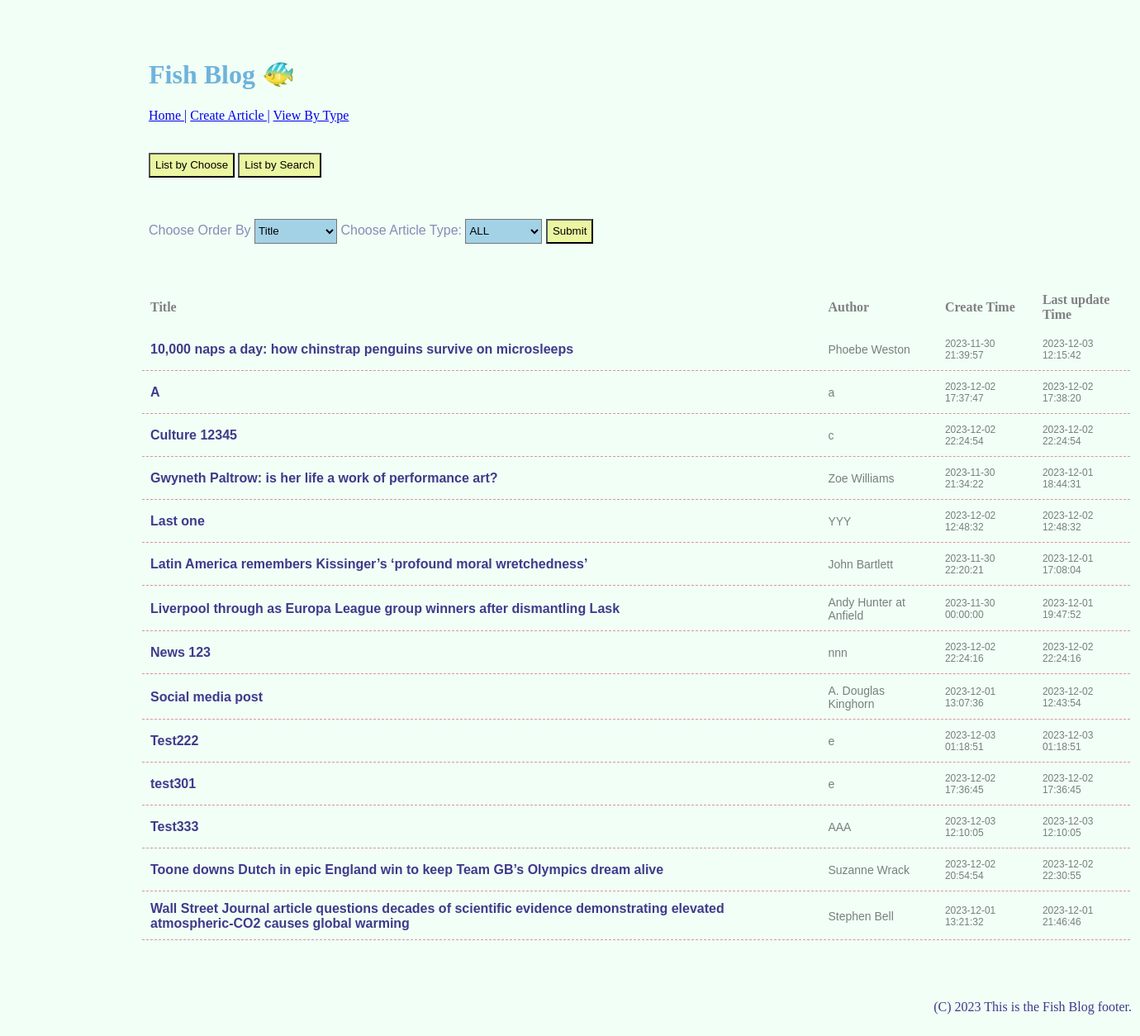
The app's page /home.php with its own data.
### tables this page shows
CREATE TABLE `article` (
  `id` int(11) NOT NULL,
  `title` varchar(2000) NOT NULL,
  `author` varchar(1000) NOT NULL,
  `content` text NOT NULL,
  `createTime` datetime DEFAULT current_timestamp(),
  `updateTime` datetime DEFAULT current_timestamp(),
  `type` varchar(100) NOT NULL
);

### home.php (the view, shortened to what this page needs)
<?php
$conn = new mysqli("localhost", "root", "", "blog");
$mode = 'chooseSubmit';
?>
<!DOCTYPE html>
<html lang="en">
<head>
    <link rel="stylesheet" href="blog.css" type="text/css">
</head>
<body>
    <div id="navigation">
        <menu id="mainmenu">
            <h1 class="home">Fish Blog 🐠</h1>
            <p id="menuicon">
                <a href="home.php">Home |</a>
                <a href="create.php">Create Article |</a>
                <a href="type.php">View By Type</a>
            </p>
        </menu>
    </div>
    <div id="middlebar">
        <div id="middlebarTop" class="orderButton">
        <a href="?mode=chooseSubmit"><button id="submitChoose" class="modeButton" >List by Choose</button></a>
        <a href="?mode=searchSubmit"><button id="submitSearch" class="modeButton" >List by Search</button></a>
        </div>
        <div id="middlebarCenter">
            <?php
            if ($mode == 'chooseSubmit') {
                $order = 'title';
                $type = 'all';
                ?>
                <form method="get" class="chooseForm">
                    <span class="orderborder" id="chooseOrder">
                        Choose Order By
                        <select id="chooseOrder" class="orderSelector" name="chooseArticleOrder">
                            <?php
                            $orderOptions = [
                                'title' => 'Title',
                                'author' => 'Author',
                                'createTime' => 'Create time',
                                'updateTime' => 'Last updated',
                            ];
                            foreach ($orderOptions as $value => $valueText) {
                                ?>
                                <option value="<?= $value ?>" <?php if ($order == $value) {
                                      echo 'selected';
                                  } ?>>
                                    <?= $valueText ?>
                                </option>
                                <?php
                            }
                            ?>
                        </select>
                    </span>
                    <span class="typeborder" id="chooseType">
                        Choose Article Type:
                        <select id="chooseType" class="typeSelector" name="chooseArticleType">
                            <?php
                            $typeOptions = [
                                'all' => "ALL",
                                'news' => 'NEWS',
                                'culture' => 'CULTURE',
                                'sport' => 'SPORT',
                                'lifestyle' => 'LIFESTYLE',
                            ];
                            foreach ($typeOptions as $value => $valueText) {
                                ?>
                                <option value="<?= $value ?>" <?php if ($type == $value) {
                                      echo 'selected';
                                  } ?>>
                                    <?= $valueText ?>
                                </option>
                                <?php
                            }
                            ?>
                        </select>
                    </span>
                    <input type="submit" value="Submit" class="inputButton" />
                </form>
                <?php
                if ($order == 'updateTime' && $type == 'all') {
                    $query = $conn->prepare("SELECT * FROM article ORDER BY updateTime DESC;");
                } elseif ($order == 'updateTime' && $type != 'all') {
                    $query = $conn->prepare("SELECT * FROM article WHERE type=? ORDER BY updateTime DESC ;");
                    $query->bind_param("s", $type);
                } elseif ($order != 'updateTime' && $type == 'all') {
                    $query = $conn->prepare("SELECT * FROM article ORDER BY $order ;");
                } elseif ($order != 'updateTime' && $type != 'all') {
                    $query = $conn->prepare("SELECT * FROM article WHERE type=? ORDER BY $order ;");
                    $query->bind_param("s", $type);
                }
                $query->execute();
                $result = $query->get_result(); ?>
                <table class="article-list">
                    <tr class="tablehead">
                        <th>Title</th>
                        <th>Author</th>
                        <th>Create Time</th>
                        <th>Last update Time</th>
                    </tr>
                    <?php
                    foreach ($result as $row) {
                        ?>
                        <tr class="article-title" data-id="<?php echo $row['id'] ?>">
                            <td class="tdtitle">
                                <?php echo $row['title'] ?>
                            </td>
                            <td class="tdauthor">
                                <?php echo $row['author'] ?>
                            </td>
                            <td class="tdtime">
                                <?php echo $row['createTime'] ?>
                            </td>
                            <td class="tdtime">
                                <?php echo $row['updateTime'] ?>
                            </td>
                        </tr>
                        <?php
                    } ?>
                </table>
                <?php
            } ?>
        </div>
    </div>
    <div id="footer">
        (C) 2023 This is the Fish Blog footer.
    </div>
</body>
</html>

### blog.css (style rules this page uses)
body { display: grid; grid-template-areas: "navigation" "middlebar" "middlebottom" "middlebottom2" "footer"; background-color:rgba(127, 255, 170, 0.1); margin:50px 150px 50px 150px; }
#navigation { grid-area: navigation; margin-left: -10px; }
#middlebar { grid-area: middlebar; margin-left:20px; }
h1.home { color:rgba(87, 166, 215, 0.85); }
.article-title, .multiple-list { text-align: left; }
input { height:20px; }
button { height:30px; background-color: rgba(230, 241, 106, 0.6); }
table { margin-top: 10px; width:1200px; }
th { padding-left: 10px; text-align: left; color:gray; }
td { padding:10px; border-bottom: 1px dashed #e09696; }
td.tdtitle { color:rgba(33, 24, 120, 0.85); font-weight: bold; font-size: 16px; font-family: 'Calibri', 'Helvetica', sans-serif; }
td.tdauthor { color:rgba(0, 0, 0, 0.5); font-size: 14px; font-family: 'Helvetica', sans-serif; }
td.tdtime { color:rgba(0, 0, 0, 0.5); font-size: 12px; font-family: 'Helvetica', sans-serif; }
tr { height:50px; }
#footer { grid-area: footer; color:rgba(33, 24, 120, 0.85); text-align: right; }
.typeborder { margin-top:30px; text-align: center; font-size: 16px; font-family: 'Helvetica', sans-serif; color:rgba(33, 24, 120, 0.5); }
.typeSelector { height:30px; background-color: rgba(87, 166, 215, 0.5); }
.orderborder, .searchborder { font-size: 16px; font-family: 'Helvetica', sans-serif; color:rgba(33, 24, 120, 0.5); margin-bottom: 20px; }
.orderSelector, .searchTypeSelector { height:30px; background-color: rgba(87, 166, 215, 0.5); }
.inputButton { height:30px; background-color: rgba(230, 241, 106, 0.6); }
#middlebarTop { margin: 20px 0 20px 10px; }
.chooseForm, .chooseSearch { margin: 50px 0 50px 10px; }

### records on screen
article: title "10,000 naps a day: how chinstrap penguins survive on microsleeps", author "Phoebe Weston", createTime "2023-11-30 21:39:57", updateTime "2023-12-03 12:15:42"
article: title "A", author "a", createTime "2023-12-02 17:37:47", updateTime "2023-12-02 17:38:20"
article: title "Culture 12345", author "c", createTime "2023-12-02 22:24:54", updateTime "2023-12-02 22:24:54"
article: title "Gwyneth Paltrow: is her life a work of performance art?", author "Zoe Williams", createTime "2023-11-30 21:34:22", updateTime "2023-12-01 18:44:31"
article: title "Last one", author "YYY", createTime "2023-12-02 12:48:32", updateTime "2023-12-02 12:48:32"
article: title "Latin America remembers Kissinger’s ‘profound moral wretchedness’", author "John Bartlett", createTime "2023-11-30 22:20:21", updateTime "2023-12-01 17:08:04"
article: title "Liverpool through as Europa League group winners after dismantling Lask", author "Andy Hunter at Anfield", createTime "2023-11-30 00:00:00", updateTime "2023-12-01 19:47:52"
article: title "News 123", author "nnn", createTime "2023-12-02 22:24:16", updateTime "2023-12-02 22:24:16"
article: title "Social media post", author "A. Douglas Kinghorn", createTime "2023-12-01 13:07:36", updateTime "2023-12-02 12:43:54"
article: title "Test222", author "e", createTime "2023-12-03 01:18:51", updateTime "2023-12-03 01:18:51"
article: title "test301", author "e", createTime "2023-12-02 17:36:45", updateTime "2023-12-02 17:36:45"
article: title "Test333", author "AAA", createTime "2023-12-03 12:10:05", updateTime "2023-12-03 12:10:05"
article: title "Toone downs Dutch in epic England win to keep Team GB’s Olympics dream alive", author "Suzanne Wrack", createTime "2023-12-02 20:54:54", updateTime "2023-12-02 22:30:55"
article: title "Wall Street Journal article questions decades of scientific evidence demonstrating elevated atmospheric-CO2 causes global warming", author "Stephen Bell", createTime "2023-12-01 13:21:32", updateTime "2023-12-01 21:46:46"

### other values on screen
form field chooseArticleOrder "Title"
form field chooseArticleType "ALL"
